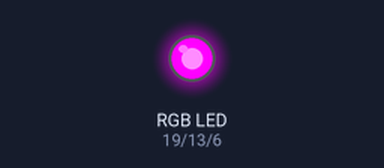
Simulated run of this program. Board: Raspberry Pi (BCM pin numbers). Parts: an RGB LED mixed from three pins (HIGH = lit). At 5.0 s the program stops and its outputs stay as they are.

Above: at 0.1 s.
At 5.1 s:
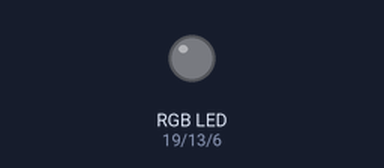
Timing chart, 0 to 6.5 s (numbered marks = the images above):
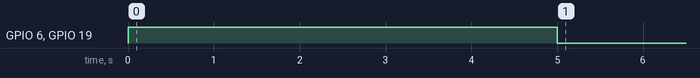

Measured:
- by itself, GPIO 6 (pin_b), GPIO 19 (pin_r): LOW → HIGH at 0.00 s, → LOW 5.0 s later

The program:

RGB_led.py
```python
import RPi.GPIO as GPIO
import time

pin_r = 19
pin_g = 13
pin_b = 6

GPIO.setmode(GPIO.BCM)
GPIO.setup(pin_r, GPIO.OUT)
GPIO.setup(pin_g, GPIO.OUT)
GPIO.setup(pin_b, GPIO.OUT)

GPIO.output(pin_r, GPIO.HIGH)
#GPIO.output(pin_g, GPIO.HIGH)
GPIO.output(pin_b, GPIO.HIGH)
time.sleep(5)
GPIO.output(pin_r, GPIO.LOW)
GPIO.output(pin_g, GPIO.LOW)
GPIO.output(pin_b, GPIO.LOW)

GPIO.cleanup()
```
